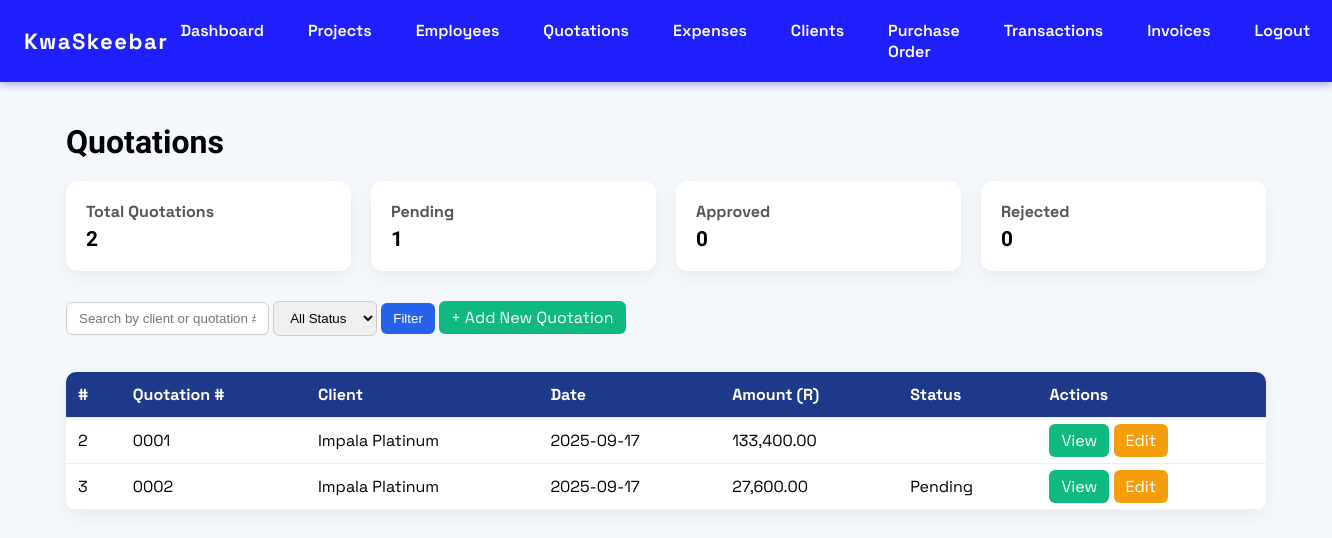
Page /quotations.php on the committed database.
### tables this page shows
CREATE TABLE `quotations` (
  `id` int(11) NOT NULL,
  `client_name` varchar(255) DEFAULT NULL,
  `quotation_date` date NOT NULL,
  `quotation_number` varchar(50) NOT NULL,
  `total_amount` decimal(12,2) DEFAULT NULL,
  `status` enum('Pending','Accepted','Rejected') DEFAULT 'Pending',
  `notes` text DEFAULT NULL,
  `created_at` date DEFAULT NULL
);

CREATE TABLE `clients` (
  `id` int(11) NOT NULL,
  `name` varchar(255) NOT NULL,
  `email` varchar(255) DEFAULT NULL,
  `phone` varchar(50) DEFAULT NULL,
  `address` text DEFAULT NULL,
  `created_at` datetime DEFAULT current_timestamp(),
  `updated_at` datetime DEFAULT current_timestamp() ON UPDATE current_timestamp()
);

### quotations.php (the view, shortened to what this page needs)
<?php
require 'db.php';
include 'nav.php';
$search = $_GET['search'] ?? '';
$query = "SELECT q.*, c.name AS client_name
          FROM quotations q
          LEFT JOIN clients c ON q.client_name = c.name
          WHERE 1 ";
$query .= " ORDER BY q.created_at DESC";
$quotations = $conn->query($query);
$totalQuotations = $quotations->num_rows;
$pendingQuotes = $conn->query("SELECT COUNT(*) AS total FROM quotations WHERE status='Pending'")->fetch_assoc()['total'] ?? 0;
$approvedQuotes = $conn->query("SELECT COUNT(*) AS total FROM quotations WHERE status='Approved'")->fetch_assoc()['total'] ?? 0;
$rejectedQuotes = $conn->query("SELECT COUNT(*) AS total FROM quotations WHERE status='Rejected'")->fetch_assoc()['total'] ?? 0;
?>
<!DOCTYPE html>
<html lang="en">
<head>
</head>
<body>
<div class="container">
  <h1>Quotations</h1>
  <div class="cards">
    <div class="card"><h2>Total Quotations</h2><p><?= $totalQuotations ?></p></div>
    <div class="card"><h2>Pending</h2><p><?= $pendingQuotes ?></p></div>
    <div class="card"><h2>Approved</h2><p><?= $approvedQuotes ?></p></div>
    <div class="card"><h2>Rejected</h2><p><?= $rejectedQuotes ?></p></div>
  </div>
  <div class="search-filter">
    <form method="GET">
      <input type="text" name="search" placeholder="Search by client or quotation #" value="<?= htmlspecialchars($search) ?>">
      <select name="status">
        <option value="">All Status</option>
      </select>
      <button type="submit">Filter</button>
      <a href="add_quotation.php" class="button">+ Add New Quotation</a>
    </form>
  </div>
  <table>
    <thead>
      <tr>
        <th>#</th>
        <th>Quotation #</th>
        <th>Client</th>
        <th>Date</th>
        <th>Amount (R)</th>
        <th>Status</th>
        <th>Actions</th>
      </tr>
    </thead>
    <tbody>
      <?php if($quotations->num_rows>0): ?>
        <?php while($q = $quotations->fetch_assoc()): ?>
        <tr>
          <td><?= $q['id'] ?></td>
          <td><?= $q['quotation_number'] ?? $q['id'] ?></td>
          <td><?= htmlspecialchars($q['client_name']) ?></td>
          <td><?= $q['quotation_date'] ?></td>
          <td><?= number_format($q['total_amount'],2) ?></td>
          <td><?= $q['status'] ?></td>
          <td>
            <a href="view_quotation.php?id=<?= $q['id'] ?>" class="button">View</a>
            <a href="edit_quotation.php?id=<?= $q['id'] ?>" class="button" style="background:#f59e0b;">Edit</a>
          </td>
        </tr>
        <?php endwhile; ?>
      <?php else: ?>
        <tr><td colspan="7" style="text-align:center;">No quotations found.</td></tr>
      <?php endif; ?>
    </tbody>
  </table>
</div>
</body>
</html>

### quotations.php (style rules this page uses)
body { font-family:'Space Grotesk',sans-serif; background:#f4f7fc; margin:0; padding:0; }
.container { max-width:1200px; margin:auto; padding:20px; }
h1 { font-family:'Urbanist',sans-serif; margin-bottom:20px; }
.cards { display:grid; grid-template-columns:repeat(auto-fit,minmax(180px,1fr)); gap:20px; margin-bottom:30px; }
.card { background:white; padding:20px; border-radius:12px; box-shadow:0 6px 18px rgba(0,0,0,0.06); }
.card h2 { font-size:1rem; color:#555; margin:0 0 5px; }
.card p { font-family:'Urbanist',sans-serif; font-size:1.3rem; font-weight:700; margin:0; }
.search-filter { display:flex; flex-wrap:wrap; gap:10px; margin-bottom:20px; }
.search-filter input, .search-filter select, .search-filter button { padding:8px 12px; border-radius:6px; border:1px solid #ccc; }
.search-filter button { background:#2563eb; color:white; border:none; cursor:pointer; }
table { width:100%; border-collapse:collapse; background:white; border-radius:10px; overflow:hidden; box-shadow:0 6px 18px rgba(0,0,0,0.06); }
th,td { padding:12px; text-align:left; border-bottom:1px solid #eee; }
th { background:#1e3a8a; color:white; }
a.button { padding:6px 12px; background:#10b981; color:white; text-decoration:none; border-radius:6px; }

### rows in the picture
quotations: id "2", quotation_number "0001", clients.name "Impala Platinum", quotation_date "2025-09-17", total_amount "133,400.00"
quotations: id "3", quotation_number "0002", clients.name "Impala Platinum", quotation_date "2025-09-17", total_amount "27,600.00", status "Pending"

### other values in the picture
$totalQuotations "2"
$pendingQuotes "1"
$approvedQuotes "0"
$rejectedQuotes "0"
